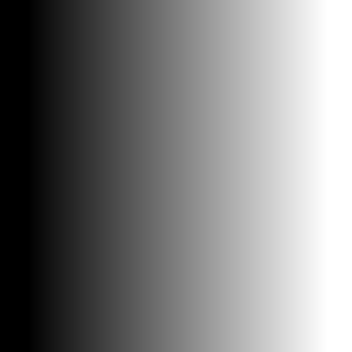
#> input picture Deep learning framework/Opencv/[6] thresholding/gradient.jpg, 352 x 352 px
$ python '[6] thresholding.py'
#> lines starting #> are read from the running program, lines starting #| are printed output that depends on the picture; after the words box and inside, x2 and y2 are one past the last pixel; in counts of white or black regions, pixels touching at a corner belong together
'''
使用固定阈值，自适应阈值和 Otus 阈值发 '二值化' 图像
opencv 函数 cv2.threshold(), cv2.adaptiveThreshold()
'''

## 固定阈值分割
# 像素点值大于阈值变成一类值，小于阈值变成另一类值
import cv2

# 灰度图读入
img = cv2.imread('gradient.jpg', 0)
#> img is the input picture: shape (352, 352); min 0, max 255, mean 126.2

# 阈值分割
# threshold 参数1：要处理的原图，一般是灰度图；参数2：设定的阈值；3：255；阈值方式
ret, th = cv2.threshold(img, 127, 255, cv2.THRESH_BINARY)
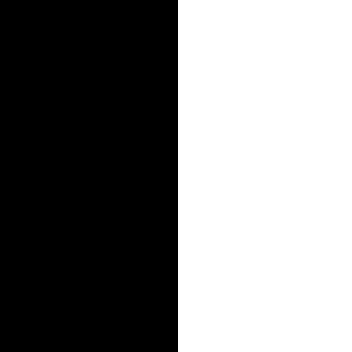
#> th: shape (352, 352); 49.4% white; 1 white region, box (x1, y1, x2, y2) and area: (178, 0, 352, 352) 61248
cv2.imshow('threshold', th)
cv2.waitKey(0)
# print(ret)   127

import matplotlib.pyplot as plt

# 应用5种不同的阈值方法
ret, th1 = cv2.threshold(img, 127, 255, cv2.THRESH_BINARY)
ret, th2 = cv2.threshold(img, 127, 255, cv2.THRESH_BINARY_INV)
ret, th3 = cv2.threshold(img, 127, 255, cv2.THRESH_TRUNC)
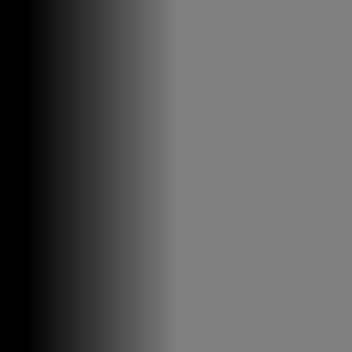
#> th3: shape (352, 352); min 0, max 127, mean 90
ret, th4 = cv2.threshold(img, 127, 255, cv2.THRESH_TOZERO)
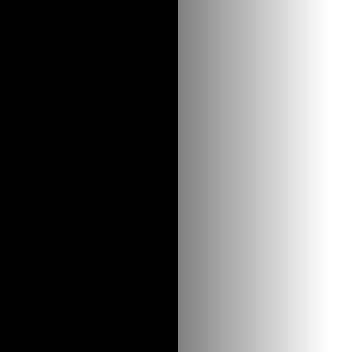
#> th4: shape (352, 352); min 0, max 255, mean 99
ret, th5 = cv2.threshold(img, 127, 255, cv2.THRESH_TOZERO_INV)
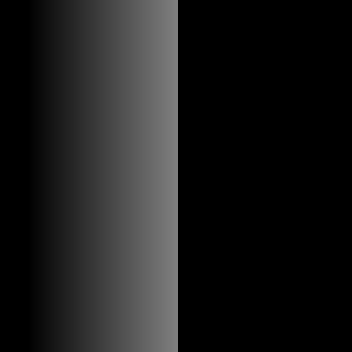
#> th5: shape (352, 352); min 0, max 127, mean 27.2

titles = ['Original', 'BINARY', 'BINARY_INV', 'TRUNC', 'TOZERO', 'TOZERO_INV']
images = [img, th1, th2, th3, th4, th5]

# 使用Matplotlib显示
for i in range(6):
    plt.subplot(2, 3, i + 1)
    plt.imshow(images[i], 'gray')
    plt.title(titles[i], fontsize=8)
    plt.xticks([]), plt.yticks([])  # 隐藏坐标轴
plt.show()

## 自适应阈值
# 固定阈值是在整幅图像上应用一个阈值进行分割，它并不适用于明暗分布不均的图片
# cv2.adaptiveThreshold() 自适应阈值每次取图片的一小部分计算阈值，这样图片不同区域的阈值就不尽相同。
# 自适应阈值对比固定阈值
img = cv2.imread('sudoku.jpg')
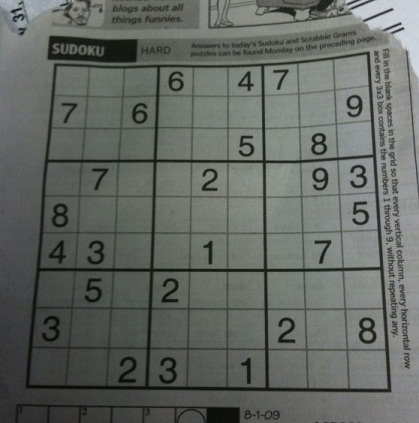
#> input picture Deep learning framework/Opencv/[6] thresholding/sudoku.jpg, 419 x 423 px
#> img is the input picture: shape (423, 419, 3); mean B, G, R 98.9, 103.6, 99.4

# 固定阈值
ret, th1 = cv2.threshold(img, 127, 255, cv2.THRESH_BINARY)
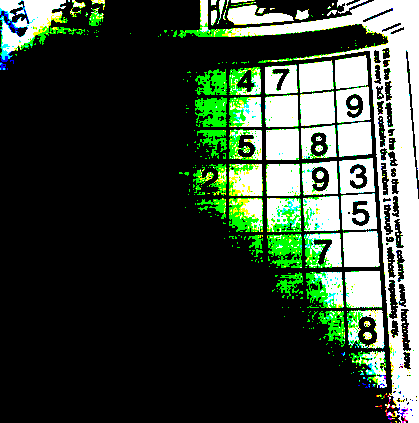
#> th1: shape (423, 419, 3); mean B, G, R 56.6, 71.6, 57.4

# 自适应阈值
'''
参数1：要处理的原图
参数2：最大阈值，一般为 255
参数3：小区域阈值的计算方式
ADAPTIVE_THRESH_MEAN_C：小区域内取均值
ADAPTIVE_THRESH_GAUSSIAN_C：小区域内加权求和，权重是个高斯核
参数4：阈值方式（跟前面讲的那5种相同）
参数5：小区域的面积，如 11 就是 11*11 的小块
参数6：最终阈值等于小区域计算出的阈值再减去此值
'''
#> (the run stopped early here; a loop or call above may not have finished)
